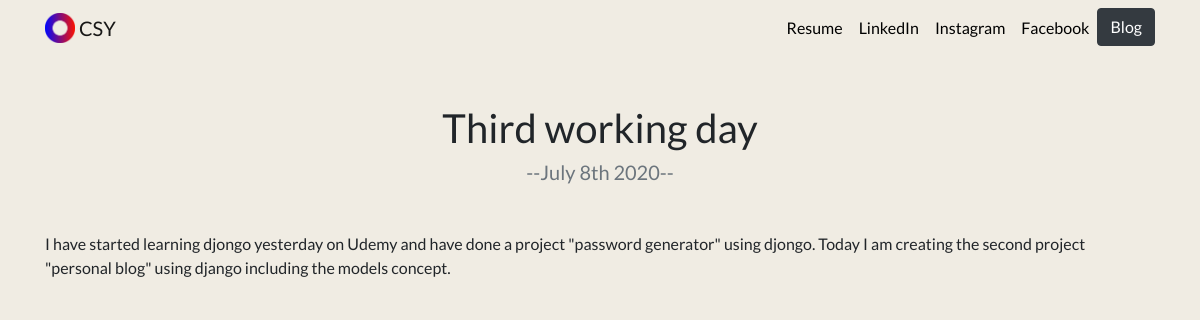
The app's page /blog/2/ with its own data.
### blog/models.py (models this page shows, shortened)
class Blog (models.Model):
    title =  models.CharField (max_length = 100)
    date = models.DateField ()
    description = models.TextField ()

### blog/views.py (the view)
# urls.py: path('<int:blog_id>/', views.detail, name = 'detail')
def detail(request, blog_id):
    blog = get_object_or_404(Blog, pk=blog_id)
    return render(request, 'blog/detail.html', {'blog': blog})

### blog/templates/blog/detail.html
{% extends 'portfolio/base.html' %}
{% load static %}
{% block content %}
<h1 id="blog-detail-title" class="text-center mt-5">{{ blog.title }}</h1>
<h5 class="text-center text-muted mb-5">--{{ blog.date|date:'F jS Y'}}--</h5>
<p>{{ blog.description|safe}}</p>
{% endblock %}

### portfolio/static/portfolio/style.css (style rules this page uses)
body { font-family: 'Lato', sans-serif; background: #f0ece3; }

### records on screen
Blog: title "Third working day", date "July 8th 2020", description "I have started learning djongo yesterday on Udemy and have done a project \"password generator\" using djongo. Today I am creating the second project \"personal blog\" using django including the models concept."
